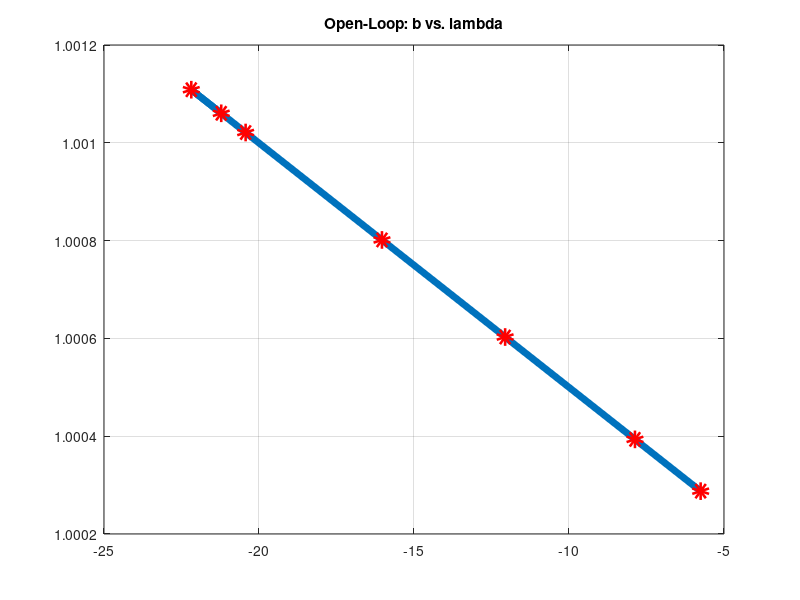

Reproduce this figure in MATLAB. (Note: this script raises an error after producing the figure.)
clc;

Ts=0.01;

% dmd=0
Tp1 = 1.365;
omega1 = (2*pi*Ts)/(Tp1);
angle1 = rad2deg(omega1);
b1 = -[(tand(angle1)/Ts)^2];
lambda1 = sqrt(1 - Ts^2*b1)

% dmd=10
Tp2 = 1.335;
omega2 = (2*pi*Ts)/(Tp2);
angle2 = rad2deg(omega2);
b2 = -[(tand(angle2)/Ts)^2];
lambda2 = sqrt(1 - Ts^2*b2)

% dmd=20
Tp3 = 1.391;
omega3 = (2*pi*Ts)/(Tp3);
angle3 = rad2deg(omega3);
b3 = -[(tand(angle3)/Ts)^2];
lambda3 = sqrt(1 - Ts^2*b3)

% dmd=30
Tp4 = 1.570;
omega4 = (2*pi*Ts)/(Tp4);
angle4 = rad2deg(omega4);
b4 = -[(tand(angle4)/Ts)^2];
lambda4 = sqrt(1 - Ts^2*b4)

% dmd=35
Tp5 = 1.810;
omega5 = (2*pi*Ts)/(Tp5);
angle5 = rad2deg(omega5);
b5 = -[(tand(angle5)/Ts)^2];
lambda5 = sqrt(1 - Ts^2*b5)

% dmd=38
Tp6 = 2.240;
omega6 = (2*pi*Ts)/(Tp6);
angle6 = rad2deg(omega6);
b6 = -[(tand(angle6)/Ts)^2];
lambda6 = sqrt(1 - Ts^2*b6)

%dmd=39
Tp7 = 2.620 ;
omega7 = (2*pi*Ts)/(Tp7);
angle7 = rad2deg(omega7);
b7 = -[(tand(angle7)/Ts)^2]
lambda7 = sqrt(1 - Ts^2*b7)


%% Plots
figure(1)
b=[b1 b2 b3 b4 b5 b6 b7];
lambda = [lambda1 lambda2 lambda3 lambda4 lambda5 lambda6 lambda7]
plot(b, lambda, 'LineWidth', 5)
hold on
plot(b, lambda, 'ro','LineWidth', 7)
grid
t=title("Open-Loop: b vs. \lambda")
t.FontSize=15;
xlabel("b (Constant)")
ylabel("\lambda")
%l=legend
%l.FontSize=13;

%%
figure(2)
TP=[Tp1 Tp2 Tp3 Tp4 Tp5 Tp6 Tp7];

plot3(TP, b, lambda, 'LineWidth', 5)
t=title('3D-Space for Period-b-\lambda relation')
t.FontSize=15
xlabel('Period (s)')
ylabel('b (Constant)')
zlabel('\lambda')
grid

